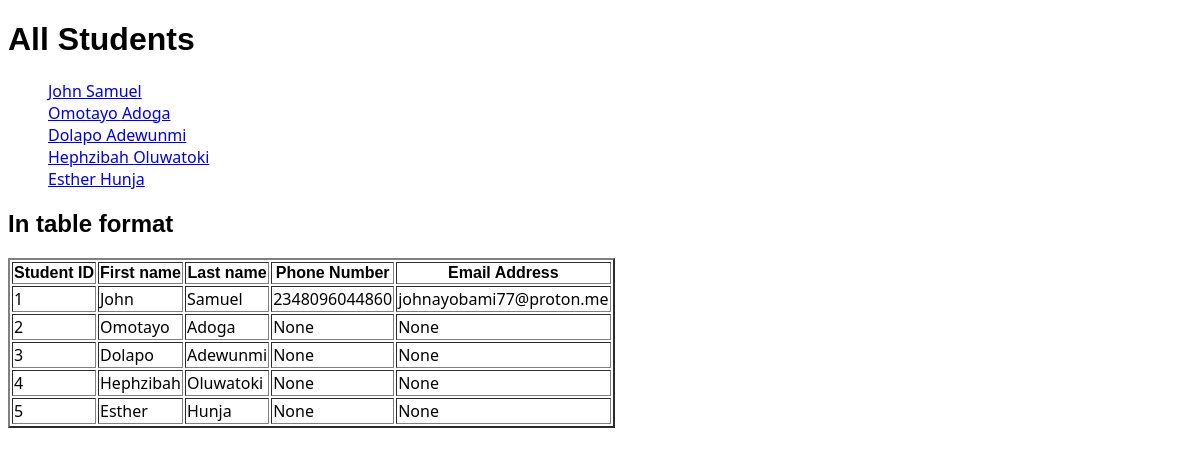
/students/, run on an earlier commit of the app's database.
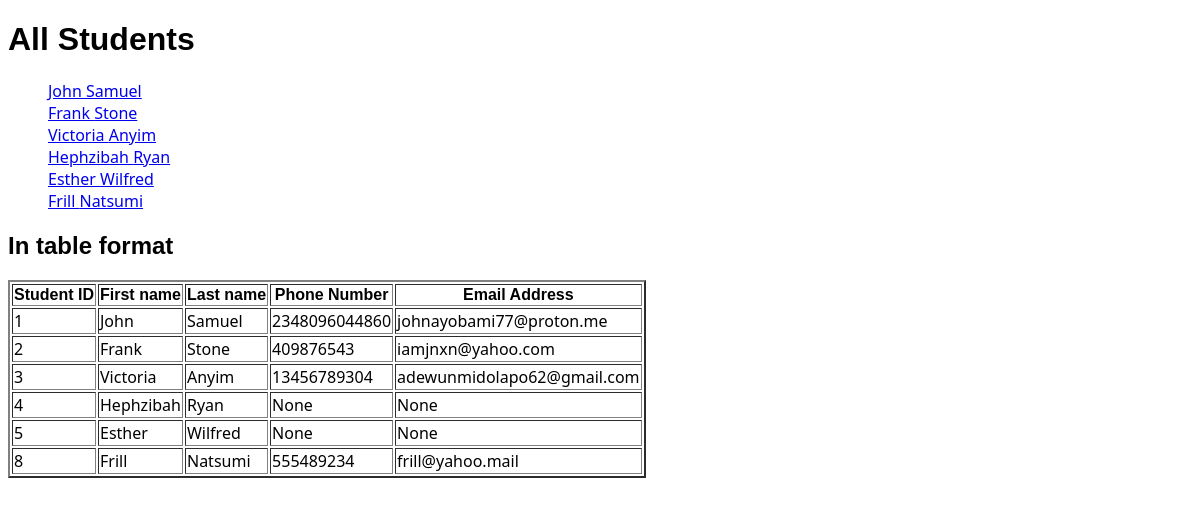
And on a later commit of the database.
### students/models.py (models this page shows)
class Student(models.Model):
    firstname = models.CharField(max_length=255)
    lastname = models.CharField(max_length=255)
    phone_number = models.IntegerField(null=True)
    email = models.EmailField(null=True)
    date_joined = models.DateField(null=True)

### students/views.py (the view)
# urls.py: path('', include('students.urls')),
def students(request):
  students = Student.objects.all().values()
  template = loader.get_template('students/all_students.html')
  context = {
    'students': students,
  }
  return HttpResponse(template.render(context, request))

### students/templates/students/all_students.html (shortened to what this page needs)
<!DOCTYPE html>
<html lang="en">
<head>
</head>
<body style="font-family: 'Segoe UI', Tahoma, Geneva, Verdana, sans-serif;">
    <h1 style="font-family:'Trebuchet MS', 'Lucida Sans Unicode', 'Lucida Grande', 'Lucida Sans', Arial, sans-serif;">All Students</h1>
    <ul>
        {% for x in students %}
        <li style="list-style: none;"><a href="dashboard/{{x.id}}">{{ x.firstname }} {{ x.lastname }}</a></li>
        {% endfor %}
    </ul>
    <h2 style="font-family:'Trebuchet MS', 'Lucida Sans Unicode', 'Lucida Grande', 'Lucida Sans', Arial, sans-serif;">In table format</h2>
    <table border="2">
        <tr style="font-family:'Trebuchet MS', 'Lucida Sans Unicode', 'Lucida Grande', 'Lucida Sans', Arial, sans-serif;">
            <th>Student ID</th>
            <th>First name</th>
            <th>Last name</th>
            <th>Phone Number</th>
            <th>Email Address</th>
        </tr>
        {% for i in students %}
        <tr>
            <td>{{ i.id }}</td>
            <td>{{ i.firstname }}</td>
            <td>{{ i.lastname }}</td>
            <td>{{ i.phone_number }}</td>
            <td>{{ i.email }}</td>
        </tr>
        {% endfor %}
    </table>
</body>
</html>

What changed in the data, as far as the page shows it:
changed Student id 2: firstname "Omotayo" → "Frank"; lastname "Adoga" → "Stone"; phone_number "None" → "409876543"; email "None" → "iamjnxn@yahoo.com"
changed Student id 3: firstname "Dolapo" → "Victoria"; lastname "Adewunmi" → "Anyim"; phone_number "None" → "13456789304"; email "None" → "adewunmidolapo62@gmail.com"
changed Student "Hephzibah": lastname "Oluwatoki" → "Ryan"
changed Student "Esther": lastname "Hunja" → "Wilfred"
added Student: firstname "Frill", lastname "Natsumi", id "8", phone_number "555489234", email "frill@yahoo.mail"
